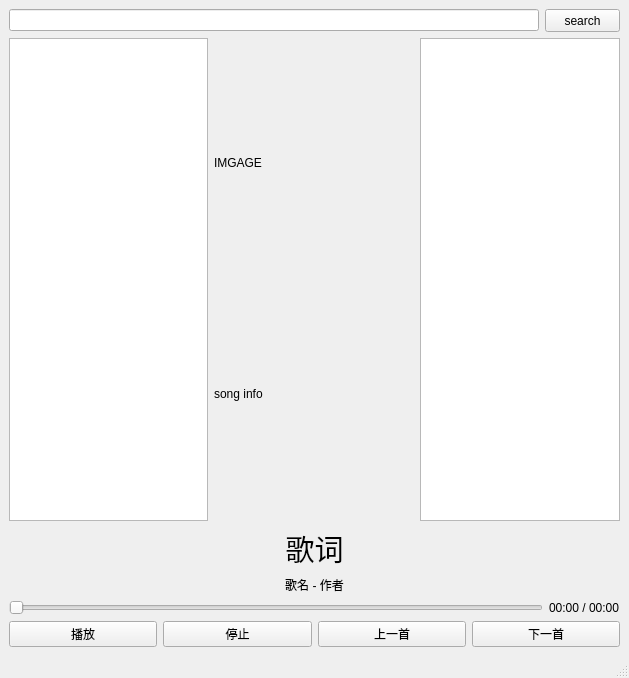
<?xml version="1.0" encoding="UTF-8"?>
<ui version="4.0">
 <class>MainWindow</class>
 <widget class="QMainWindow" name="MainWindow">
  <property name="geometry">
   <rect>
    <x>0</x>
    <y>0</y>
    <width>629</width>
    <height>678</height>
   </rect>
  </property>
  <property name="windowTitle">
   <string>musicPlayer</string>
  </property>
  <widget class="QWidget" name="centralwidget">
   <layout class="QGridLayout" name="gridLayout">
    <item row="0" column="0">
     <layout class="QHBoxLayout" name="horizontalLayout_4">
      <item>
       <widget class="QLineEdit" name="lineEdit">
        <property name="alignment">
         <set>Qt::AlignCenter</set>
        </property>
       </widget>
      </item>
      <item>
       <widget class="QPushButton" name="pushButton">
        <property name="minimumSize">
         <size>
          <width>75</width>
          <height>23</height>
         </size>
        </property>
        <property name="maximumSize">
         <size>
          <width>75</width>
          <height>23</height>
         </size>
        </property>
        <property name="text">
         <string>search</string>
        </property>
       </widget>
      </item>
     </layout>
    </item>
    <item row="1" column="0">
     <layout class="QHBoxLayout" name="horizontalLayout_3">
      <item>
       <widget class="QListWidget" name="listWidget"/>
      </item>
      <item>
       <layout class="QVBoxLayout" name="verticalLayout_2">
        <item>
         <widget class="QLabel" name="label">
          <property name="minimumSize">
           <size>
            <width>200</width>
            <height>200</height>
           </size>
          </property>
          <property name="maximumSize">
           <size>
            <width>200</width>
            <height>200</height>
           </size>
          </property>
          <property name="text">
           <string>IMGAGE</string>
          </property>
         </widget>
        </item>
        <item>
         <widget class="QLabel" name="label_2">
          <property name="minimumSize">
           <size>
            <width>200</width>
            <height>200</height>
           </size>
          </property>
          <property name="maximumSize">
           <size>
            <width>200</width>
            <height>200</height>
           </size>
          </property>
          <property name="text">
           <string>song info</string>
          </property>
          <property name="textFormat">
           <enum>Qt::AutoText</enum>
          </property>
          <property name="scaledContents">
           <bool>false</bool>
          </property>
          <property name="wordWrap">
           <bool>true</bool>
          </property>
         </widget>
        </item>
       </layout>
      </item>
      <item>
       <widget class="QListWidget" name="listWidget_2"/>
      </item>
     </layout>
    </item>
    <item row="2" column="0">
     <layout class="QVBoxLayout" name="verticalLayout">
      <item>
       <widget class="QLabel" name="label_3">
        <property name="font">
         <font>
          <family>微软雅黑 Light</family>
          <pointsize>22</pointsize>
         </font>
        </property>
        <property name="layoutDirection">
         <enum>Qt::LeftToRight</enum>
        </property>
        <property name="autoFillBackground">
         <bool>false</bool>
        </property>
        <property name="styleSheet">
         <string notr="true"/>
        </property>
        <property name="text">
         <string>歌词</string>
        </property>
        <property name="alignment">
         <set>Qt::AlignCenter</set>
        </property>
       </widget>
      </item>
      <item>
       <widget class="QLabel" name="label_song">
        <property name="text">
         <string>歌名 - 作者</string>
        </property>
        <property name="alignment">
         <set>Qt::AlignCenter</set>
        </property>
       </widget>
      </item>
      <item>
       <layout class="QHBoxLayout" name="horizontalLayout_2">
        <item>
         <widget class="QSlider" name="horizontalSlider">
          <property name="orientation">
           <enum>Qt::Horizontal</enum>
          </property>
         </widget>
        </item>
        <item>
         <widget class="QLabel" name="label_time">
          <property name="text">
           <string>00:00 / 00:00</string>
          </property>
         </widget>
        </item>
       </layout>
      </item>
      <item>
       <layout class="QHBoxLayout" name="horizontalLayout">
        <item>
         <widget class="QPushButton" name="pushButton_play">
          <property name="text">
           <string>播放</string>
          </property>
         </widget>
        </item>
        <item>
         <widget class="QPushButton" name="pushButton_stop">
          <property name="text">
           <string>停止</string>
          </property>
         </widget>
        </item>
        <item>
         <widget class="QPushButton" name="pushButton_last">
          <property name="text">
           <string>上一首</string>
          </property>
         </widget>
        </item>
        <item>
         <widget class="QPushButton" name="pushButton_next">
          <property name="text">
           <string>下一首</string>
          </property>
         </widget>
        </item>
       </layout>
      </item>
     </layout>
    </item>
   </layout>
  </widget>
  <widget class="QMenuBar" name="menubar">
   <property name="geometry">
    <rect>
     <x>0</x>
     <y>0</y>
     <width>629</width>
     <height>23</height>
    </rect>
   </property>
  </widget>
  <widget class="QStatusBar" name="statusbar"/>
 </widget>
 <resources/>
 <connections/>
</ui>
